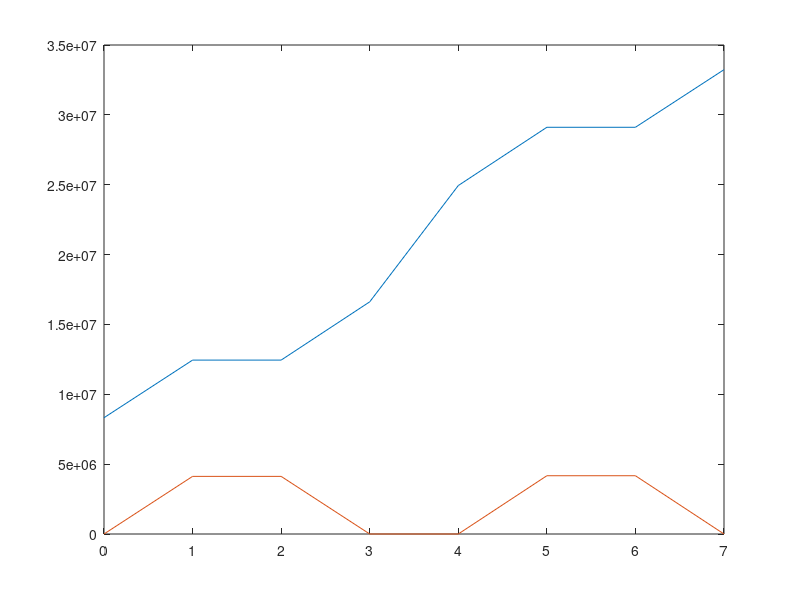

MATLAB code for this plot:
% Analyse bit-widths for processing

fpb = 8;
lut_width = 8;      % signed
input_width = 16;   % unsigned
t = 0:fpb-1;

phase = 0;

c_lut = floor(cos(2*pi*t/fpb)*(2^(lut_width-1)-1));
s_lut = floor(sin(2*pi*t/fpb)*(2^(lut_width-1)-1));

pixel_a = floor((cos(2*pi*t/fpb + phase)+1)*(2^(input_width-1)-1));
pixel_b = floor((cos(2*pi*t/fpb + pi + phase)+1)*(2^(input_width-1)-1));

pixel_diff = pixel_a - pixel_b; % width = input_width + 1, signed

pixel_real = pixel_diff .* c_lut;   % width = input_width + lut_width, signed
pixel_imag = pixel_diff .* s_lut;

real_acc = zeros(fpb,1);
imag_acc = zeros(fpb,1);
real_acc(1) = pixel_real(1);
imag_acc(1) = pixel_imag(1);

for i = 2:fpb
    real_acc(i) = real_acc(i-1) + pixel_real(i);
    imag_acc(i) = imag_acc(i-1) + pixel_imag(i);
end

figure; plot(t, real_acc, t, imag_acc)
